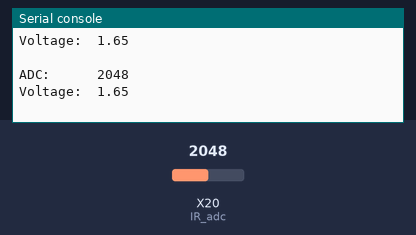
Simulated run of this program. Board: pyboard running MicroPython. Parts: the last lines printed to the serial console. Inputs (shaded band) come from the test bench; at power-on: X20 (IR_adc) = 2048 (analog values on the 0–4095 scale). Library files of the repository ran but are not shown: 1 file(s).

Above: at 1.2 s.
1.3 s: X20 (IR_adc) set to 491
At 1.9 s:
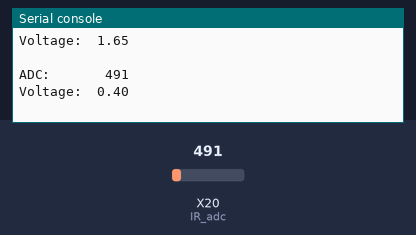
3.5 s: X20 (IR_adc) set to 0
At 3.9 s:
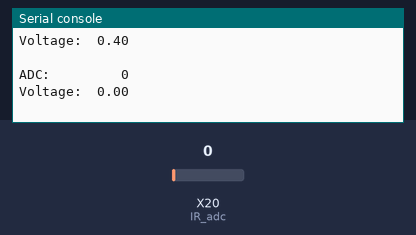
Timing chart, 0 to 6.5 s (numbered marks = the images above; inputs shaded):
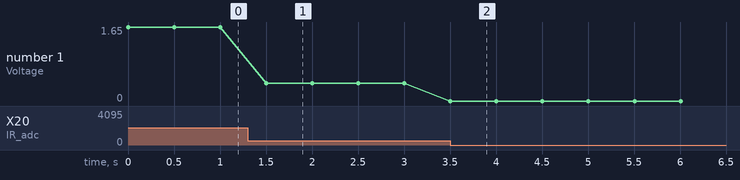

The program:

main.py
```python
###############################################################################
# main.py
#
# simple script to read the value of a the IR sensor every 500ms and print
# its value to the REPL. The yellow cable from the sensor should be connected
# to Pin X20 on the pyboard.
#
# The sensor outputs approximately:
#  * 3.1V at 4cm
#  * 0.3V at 30cm
#  * There is a nonlinear relationship between these values
#
# Sensor datasheet and application note:
# http://www.sharp-world.com/products/device/lineup/data/pdf/datasheet/gp2y0a41sk_e.pdf
# http://www.sharp-world.com/products/device/lineup/data/pdf/datasheet/gp2y0a_gp2y0d_series_appl_e.pdf
#
#
# Created: 10/25/17
#   - Joshua Vaughan
#   - joshua.vaughan@louisiana.edu
#   - http://www.ucs.louisiana.edu/~jev9637
#
# Modified:
#   * 09/29/18 - JEV - Changed pin to match upcoming MCHE201 breakout
#
# TODO:
#   *
###############################################################################

import pyb      # import the pyboard module
import time     # import the time module

# Set up the analog-to-digital converter
IR_adc = pyb.ADC(pyb.Pin("X20"))

# Now read the pot every 500ms, forever
while (True):
    # Read the value of the flex sensor. It should be in the range 0-4095
    IR_value = IR_adc.read()

    # We can convert the value to the voltage we are reading.
    # 0=0V and 4095=3.3V
    voltage = 3.3 / 4095 * IR_value

    # print out the values, nicely formatted
    print("ADC:     {:5d}".format(IR_value))
    print("Voltage: {:5.2f}\n".format(voltage))

    # sleep for 500ms
    time.sleep_ms(500)
```

Measured:
- after the input at 1.3 s, the serial console: prints a new line after 0.20 s (image 1)
- after the input at 3.5 s, the serial console: prints a new line at once (image 2)
- plotted number 1: 1.65 → 0.4 after the input at 1.3 s, 0.4 → 0 after the input at 3.5 s
